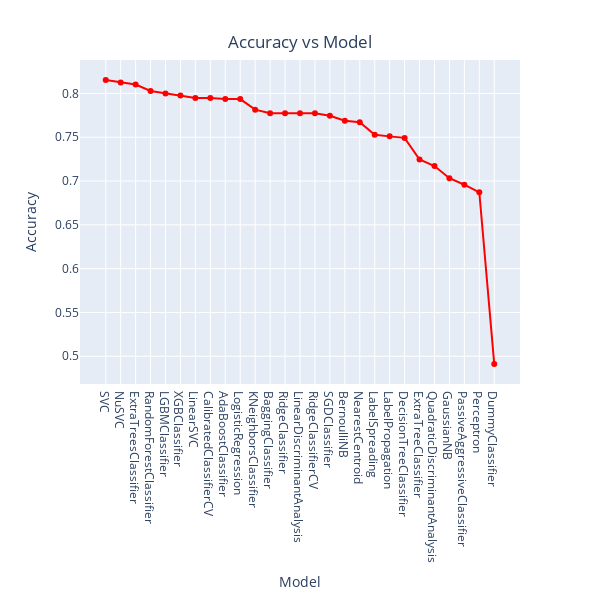

This figure's notebook cell:
### Code cell
import plotly.express as px

line = px.line(data_frame= models ,y =["Accuracy"] , markers = True, width=600, height=600)
line.update_xaxes(title="Model",
              rangeslider_visible = False)
line.update_yaxes(title = "Accuracy")
line.update_traces(line_color="red")
line.update_layout(showlegend = False,
    title = {
        'text': 'Accuracy vs Model',
        'y':0.94,
        'x':0.5,
        'xanchor': 'center',
        'yanchor': 'top'})

line.show()

### Figure 1 — Plotly figure (JSON) as saved in the notebook; plotly's stock layout.template omitted (floating-point values rounded to 4 significant figures)
{"data": [{"hovertemplate": "variable=Accuracy<br>Model=%{x}<br>value=%{y}<extra></extra>", "legendgroup": "Accuracy", "line": {"color": "red", "dash": "solid"}, "marker": {"symbol": "circle"}, "mode": "markers+lines", "name": "Accuracy", "orientation": "v", "showlegend": true, "type": "scatter", "x": ["SVC", "NuSVC", "ExtraTreesClassifier", "RandomForestClassifier", "LGBMClassifier", "XGBClassifier", "LinearSVC", "CalibratedClassifierCV", "AdaBoostClassifier", "LogisticRegression", "KNeighborsClassifier", "BaggingClassifier", "RidgeClassifier", "LinearDiscriminantAnalysis", "RidgeClassifierCV", "SGDClassifier", "BernoulliNB", "NearestCentroid", "LabelSpreading", "LabelPropagation", "DecisionTreeClassifier", "ExtraTreeClassifier", "QuadraticDiscriminantAnalysis", "GaussianNB", "PassiveAggressiveClassifier", "Perceptron", "DummyClassifier"], "xaxis": "x", "y": [0.8154, 0.8125, 0.8102, 0.8028, 0.7999, 0.7976, 0.7947, 0.7947, 0.7936, 0.7936, 0.7815, 0.7775, 0.7775, 0.7775, 0.7775, 0.7746, 0.7688, 0.7671, 0.7527, 0.751, 0.7493, 0.7246, 0.7171, 0.7033, 0.6958, 0.6872, 0.4911], "yaxis": "y"}], "layout": {"height": 600, "legend": {"title": {"text": "variable"}, "tracegroupgap": 0}, "margin": {"t": 60}, "showlegend": false, "title": {"text": "Accuracy vs Model", "x": 0.5, "xanchor": "center", "y": 0.94, "yanchor": "top"}, "width": 600, "xaxis": {"anchor": "y", "domain": [0, 1], "rangeslider": {"visible": false}, "title": {"text": "Model"}}, "yaxis": {"anchor": "x", "domain": [0, 1], "title": {"text": "Accuracy"}}}}
